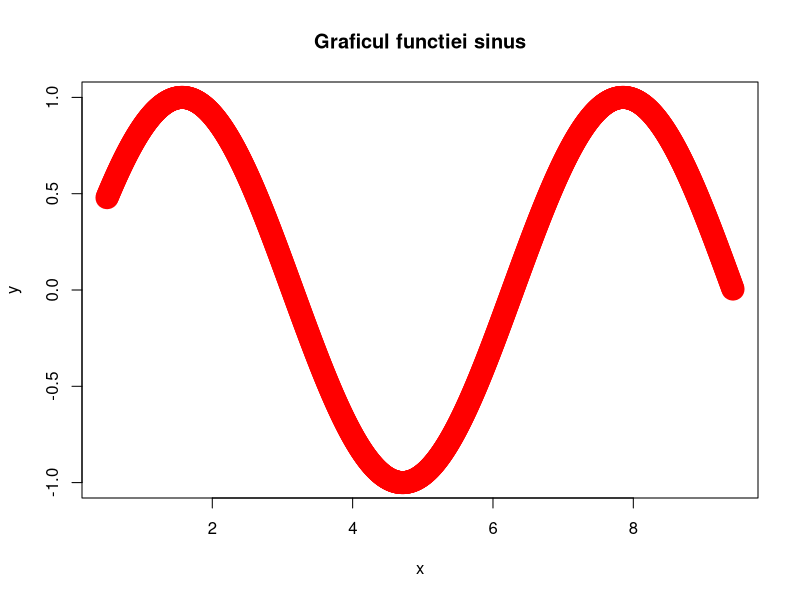
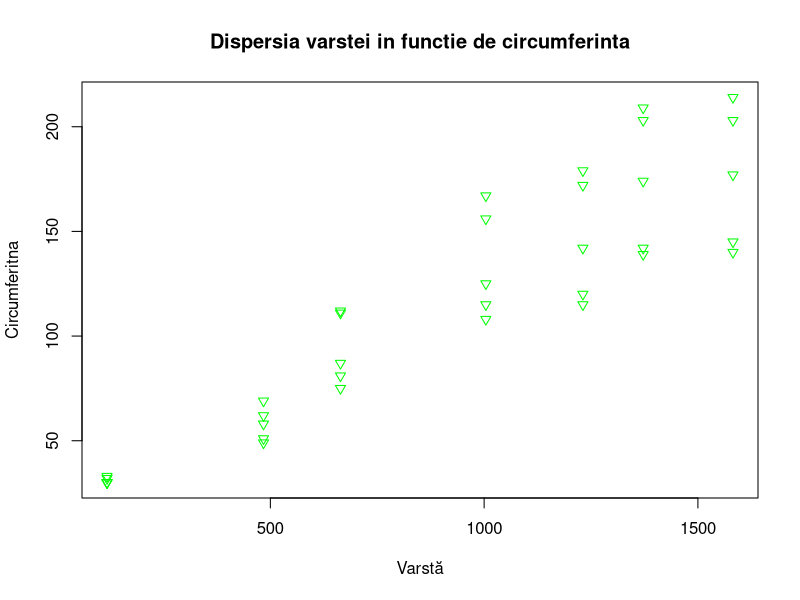
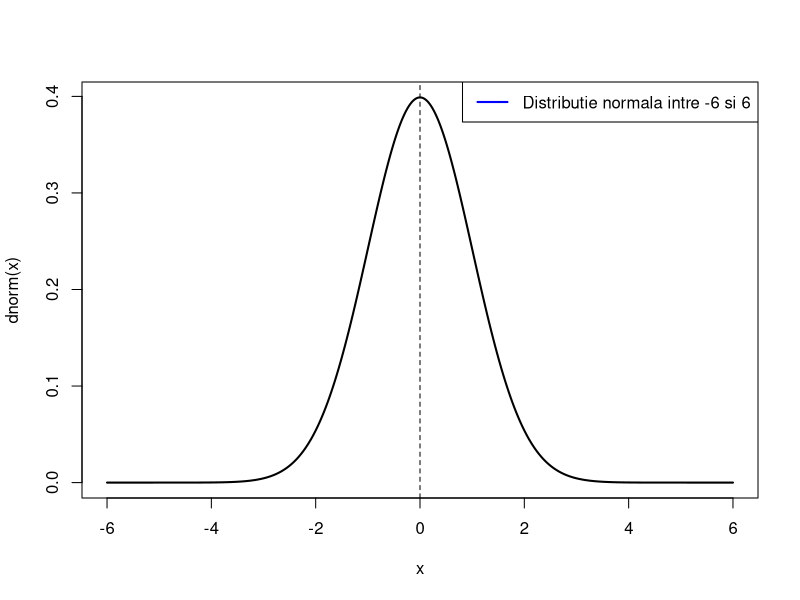

Generate these figures, in order, with R: (Note: this script raises an error after producing the figures.)
#Itemul1
media <- function(vector) {
  media <- sum(vector) / length(vector)
  media_rot <- round(media, digits = 4)
  return(media_rot)
}
x <- c(1.532312, 4.2131231, 5.2121, 1.212, 3.23131, 2.5432, 6.7453)
media <- media(x)
print(media)


#Itemul2
#Cu for
num <- 6
factorial <- 1
   if (num == 0) {
   factorial <- 1
  } else {
for(i in 1:num) {
factorial <- factorial * i
}}
print(factorial)


#Cu prod
factorial <- function(n) {
  if (n == 0) {
    return(1)
  } else {
    fact <- prod(1:n)
    return(fact)
  }
}

rezultat<- factorial(6)
print(rezultat)

#Itemul3
functie <- function(x, optiune) {
  switch(optiune,
         "media" = {
           rezultat <- mean(x)
           return(rezultat)
         },
         "mediana" = {
           rezultat <- median(x)
           return(rezultat)
         },
         "SD" = {
           rezultat <- sd(x)
           return(rezultat)
         }
  )
}
x <- c(1,3,5,7,11)
optiune <- "SD"
functie(x, optiune)

#Itemul4
valoarea_absoluta <- function(x){
  return(abs(x))
}
x <- c(-1, -5, -2, -7 ,-11, -54)
x <- valoarea_absoluta(x)
print(x
)

#Itemul5
install.packages("ggplot2")
library(ggplot2)
x <- seq(0.5, 3 * pi, by = 0.01)
y <- sin(x)
plot(x, y, col = "red", lwd = 15, main = "Graficul functiei sinus")

#Itemul6
data("Orange")
plot(Orange$age, Orange$circumference,
     pch = 6, col = "green",
     main = "Dispersia varstei in functie de circumferinta",
     xlab = "Varstă", ylab = "Circumferitna")

#Itemul7

x <- seq(-6, 6, by = 0.01)
y <- dnorm(x, mean = 0, sd = 1)
plot(x, y, type = "l", lwd = 2, xlab = "x", ylab = "dnorm(x)")
legend("topright", legend = "Distributie normala intre -6 si 6", col = "blue", lwd = 2)
abline(v = 0,  lty = 2)

#Itemul8
y <- x^5 + x^3 - 3*x
x <- seq(-2, 2, by = 0.01)
plot(x, y, type = "l", lwd = 2, xlab = "x", ylab = "x^5 + x^3 - 3*x")
